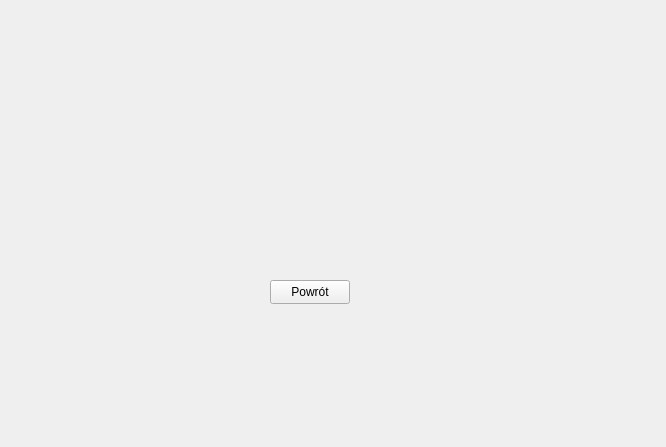
<?xml version="1.0" encoding="UTF-8"?>
<ui version="4.0">
 <class>WidokPC</class>
 <widget class="QWidget" name="WidokPC">
  <property name="geometry">
   <rect>
    <x>0</x>
    <y>0</y>
    <width>666</width>
    <height>447</height>
   </rect>
  </property>
  <property name="windowTitle">
   <string>Form</string>
  </property>
  <widget class="QPushButton" name="pushButtonPowrot">
   <property name="geometry">
    <rect>
     <x>270</x>
     <y>280</y>
     <width>80</width>
     <height>24</height>
    </rect>
   </property>
   <property name="text">
    <string>Powrót</string>
   </property>
  </widget>
 </widget>
 <resources/>
 <connections/>
</ui>
